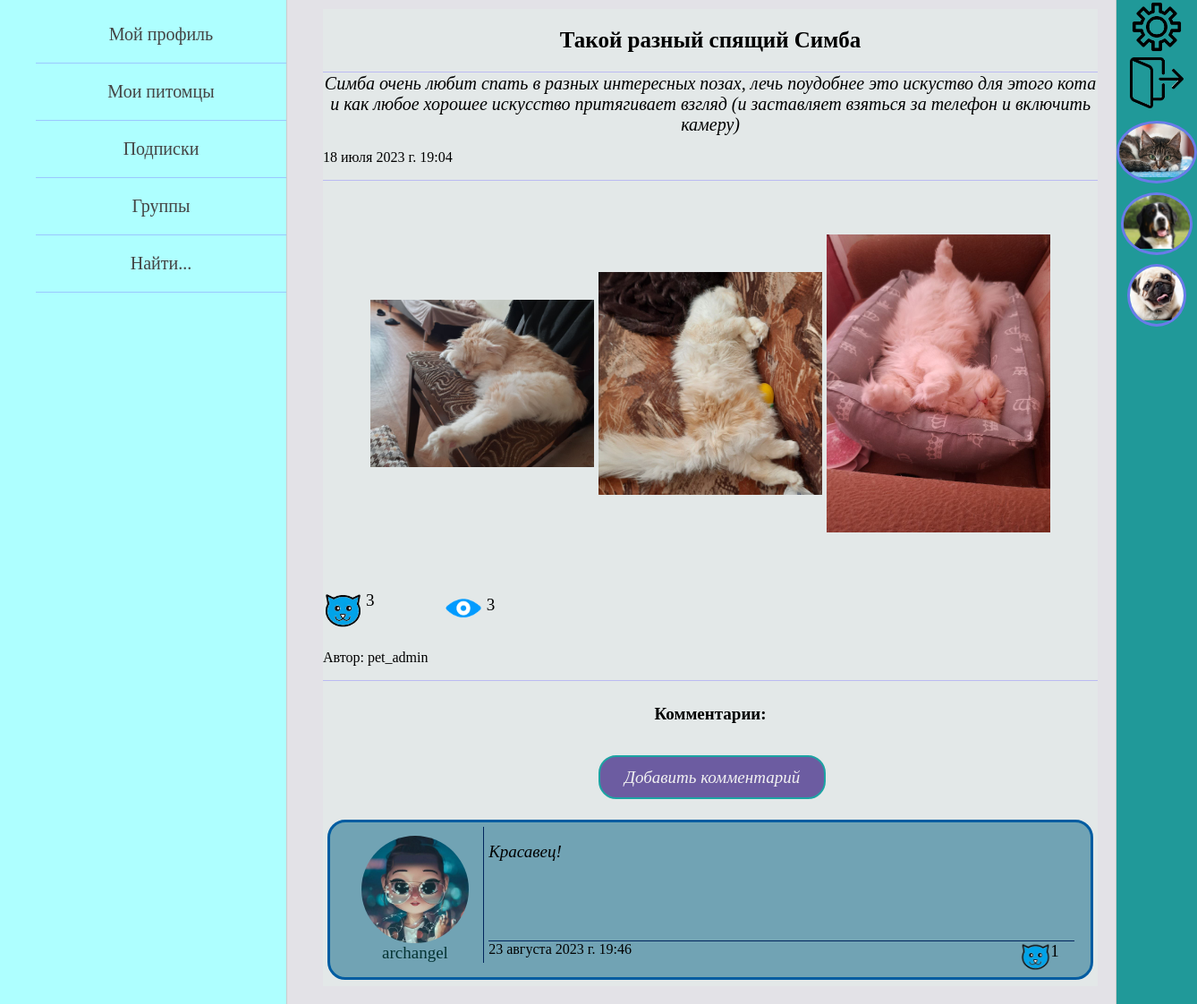
Page /posts/2/ (signed in) on the committed database.
### pet_owners/models.py (models this page shows, shortened)
class OwnerPost(models.Model):
    autor = models.ForeignKey(settings.AUTH_USER_MODEL, on_delete=models.CASCADE, verbose_name='автор поста')
    title = models.CharField(max_length=105, blank=True, verbose_name='заголовок')
    text_of_post = models.TextField(max_length=2000, verbose_name='текст поста')
    animals = models.ManyToManyField(Animal, related_name='posts',
                                     verbose_name='питомцы в посте')
    is_published = models.BooleanField(default=True)
    date_create = models.DateTimeField(auto_now_add=True, verbose_name='дата создания поста')
    views = models.ManyToManyField(settings.AUTH_USER_MODEL, related_name='views', verbose_name='просмотры')
    likes = models.ManyToManyField(settings.AUTH_USER_MODEL, related_name='likes', verbose_name='лайки')
    class Meta:
        verbose_name = 'Пост пользователя'
        verbose_name_plural = 'Посты пользователей'
        ordering = ['-date_create']

class PostImage(models.Model):
    img = models.ImageField(upload_to="img_of_post/%Y/%m/%d/", verbose_name='изображение')
    post = models.ForeignKey(OwnerPost, on_delete=models.CASCADE, related_name='images', verbose_name='пост')
    owner = models.ForeignKey(settings.AUTH_USER_MODEL, on_delete=models.CASCADE, verbose_name='владелец фото')

class Owner(AbstractUser):
    date_of_birth = models.DateField(blank=True, verbose_name='дата рождения пользователя', null=True)
    avatar = models.ImageField(upload_to="owners_photos/%Y/%m/%d/", blank=True,
                               verbose_name='фото пользователя', null=True)
    about_myself = models.TextField(max_length=520, blank=True, verbose_name='о себе', null=True)
    instagram = models.URLField(blank=True, verbose_name='инстаграм', null=True)
    vkontakte = models.URLField(blank=True, verbose_name='вконтакте', null=True)
    youtube = models.URLField(blank=True, verbose_name='ютуб', null=True)
    full_name_is_hidden = models.BooleanField(default=True)
    date_of_birth_is_hidden = models.BooleanField(default=True)
    def get_absolute_url(self):
        return reverse('profile_home', kwargs={'id': self.pk})

class PostComment(models.Model):
    author = models.ForeignKey(settings.AUTH_USER_MODEL, related_name='comments',
                               on_delete=models.CASCADE, verbose_name='автор комментария', null=True)
    comment = models.TextField(max_length=550, verbose_name='комментарий')
    date_create = models.DateTimeField(auto_now_add=True, verbose_name='дата')
    post = models.ForeignKey(OwnerPost, on_delete=models.CASCADE, related_name='comments', verbose_name='пост')
    likes = models.ManyToManyField(settings.AUTH_USER_MODEL, related_name='comments_likes', verbose_name='лайки')

class Animal(models.Model):
    GENDER = (
        ("мальчик", "мальчик"),
        ("девочка", "девочка")
    )
    name_of_animal = models.CharField(max_length=55, verbose_name='имя питомца')
    pet_owner = models.ForeignKey(settings.AUTH_USER_MODEL, on_delete=models.CASCADE, verbose_name='владелец')
    category_of_animal = models.ForeignKey(AnimalCategory, on_delete=models.PROTECT, verbose_name='вид')
    animal_breed = models.CharField(max_length=100, blank=True, verbose_name='порода питомца')
    date_of_animal_birth = models.DateField(verbose_name='дата рождения питомца', blank=True, null=True)
    sex = models.CharField(max_length=7, choices=GENDER, verbose_name='пол', null=True)
    animal_photo = models.ImageField(upload_to="animals_photos/%Y/%m/%d/", verbose_name='фото питомца')
    about_pet = models.TextField(max_length=520, verbose_name='о питомце')
    class Meta:
        verbose_name = 'Питомец'
        verbose_name_plural = 'Питомцы'

### posts/views.py (the view)
# urls.py: path('<int:post_id>/', ShowPost.as_view(), name='post'),
class ShowPost(DataMixin, DetailView):
    model = OwnerPost
    template_name = 'posts/post_page.html'
    context_object_name = 'post'
    pk_url_kwarg = 'post_id'
    def get_context_data(self, *, object_list=None, **kwargs):
        context = super().get_context_data(**kwargs)
        post = self.model.objects.get(pk=self.kwargs['post_id'])
        context['title'] = post.title
        context.update(self.get_left_menu())
        auth_user = self.request.user
        context.update(self.get_right_menu(auth_user))
        context['data_for_post'] = self.get_data_for_post([post], auth_user, all_images=True)
        self.add_one_view_for_post(post, auth_user)
        comments = PostComment.objects.filter(post=post)
        context['comments'] = comments
        context['likes_for_comments'] = self.get_likes_for_comments(comments, auth_user)
        return context

### posts/templates/posts/post_page.html (shortened to what this page needs)
{% extends 'pet_owners/base.html' %}
{% load pet_owners_tags %}
{% block content %}
{% get_data_for_post post.title data_for_post as post_data %}
<table border=0 cellpadding="0" cellspacing="0" class="post_table">
<tr class="post_title_detail">
    <td>{{post.title}}</td>
<tr class="post_text_detail">
    <td>{{post.text_of_post}}</td>
<tr class="post_datetime_detail">
    <td>{{post.date_create}}</td>
{% if post_data.img|length > 0 %}
    <tr class="imgs_in_post_detail">
        <td>
        {% for img in post_data.img %}
            <div class="imgs_in_post_detail">
                <a href="{{img.img.url}}">
                    <img src="{{img.img.url}}" width=250>
                </a>
            </div>
        {% endfor %}
        </td>
    </tr>
{% endif %}
<tr class="likes_views_post_detail">
    <td>
        {% show_likes_and_views post post_data 'post_detail' post.pk %}
    </td>
<tr class="post_autor_detail">
    <td>Автор: {{post.autor}}</td>
</table>
<div class="comments_title"><h4>Комментарии:</h4></div>
<div class="create_comment_zone">
    <div class="create_comment_button">
        <a href="{% url 'add_comment' post.pk 'for-user-post' %}">Добавить комментарий</a>
    </div>
</div>
<div class="all_comments">
    {% for comm in comments %}
        <div class="some_comment">
            <div class="author_info">
                <a href="{{ comm.author.get_absolute_url }}">
                    <div class="author_avatar">
                        <img src="{{comm.author.avatar.url}}" height=120>
                    </div>
                    <div>{{comm.author.username}}</div>
                </a>
            </div>
            <div class="comment_info">
                <div class="edit_delete_buttons_comm">
                </div>
                <div class="comment_text">
                    {{comm.comment}}
                </div>
                <div class="comment_extra_data">
                    <div class="date_of_comment">
                        {{comm.date_create}}
                    </div>
                    {% show_likes_for_comment comm.pk likes_for_comments as comment_like %}
                    <div class="likes_of_comment">
                        <div class="img_like">
                        <a href="{% url 'like_for_comment' post.pk comm.pk 'for-user-post' %}">
                            {% if comment_like %}
                                <img src="/static/pet_owners/images/active_like.png" width="35">
                            {% else %}
                                <img src="/static/pet_owners/images/like.png" width="35">
                            {% endif %}
                        </a>
                        </div>
                        <div class="like_count">{{comm.likes.count}}</div>
                    </div>
                </div>
            </div>
        </div>
    {% endfor %}
</div>
{% endblock %}

### pet_owners/templates/pet_owners/base.html (shortened to what this page needs)
{% load static %}
<!DOCTYPE html>
<html lang="en">
<head>
    <link type="text/css" href="{% static 'pet_owners/css/styles.css' %}" rel="stylesheet" />
</head>
<body>
<table class="table-page" border=0 cellpadding="0" cellspacing="0">
<tr>
    <td valign="top" class="left-chapters">
        <ul id="leftchapters">
            {% for el_menu in left_menu %}
                {% if request.user.is_authenticated %}
                    {% if el_menu.url_name|length == 2 %}
                        <li><a href="{% url el_menu.url_name.0 el_menu.url_name.1 %}">
                            {{el_menu.title}}
                        </a></li>
                    {% else %}
                        <li><a href="{% url el_menu.url_name.0 %}">
                            {{el_menu.title}}
                        </a></li>
                    {% endif %}
                {% else %}
                    <li><a href="{% url el_menu.url_name %}">{{el_menu.title}}</a></li>
                {% endif %}
            {% endfor %}
        </ul>
    </td>
    <td valign="top" class="content">
        <div class="content-text">
            {% block content %}
            {% endblock %}
        </div>
    </td>
    <td valign="top" class="right-chapters">
        <table border=0 cellpadding="0" cellspacing="0">
            {% if request.user.is_authenticated %}
            <tr class="settings_button"><td>
                <a href="{% url 'profile-settings' request.user.id %}">
                    <img src="/static/pet_owners/images/settings_img.png" width="60">
                </a>
            </td></tr>
            <tr class="logout_button"><td>
                <a href="{% url 'logout' %}">
                    <img src="/static/pet_owners/images/exit.png" width="60">
                </a>
            </td></tr>
            {% for sub in animals_for_right_menu %}
                <tr class="right_sub_button"><td>
                    <a href="{% url 'animal_posts' sub.pk %}">
                        <div class="sub_avatar">
                            <img src="{{sub.animal_photo.url}}" height=60>
                        </div>
                    </a>
                </td></tr>
            {% endfor %}
            {% endif %}
        </table>
    </td>
</tr>
</table>
</body>
</html>

### pet_owners/templates/pet_owners/likes_and_views_for_posts.html
<div class="post_likes">
    <div class="img_like">
    <a href="{% url 'like_for_post' post.pk name_page_for_likes object_id %}">
        {% if post_data.is_liked %}
            <img src="/static/pet_owners/images/active_like.png" width="45">
        {% else %}
            <img src="/static/pet_owners/images/like.png" width="45">
        {% endif %}
    </a>
    </div>
    <div class="like_count">{{post.likes.count}}</div>
</div>
<div class="post_views">
    <div class="img_view">
        <img src="/static/pet_owners/images/view.png" width="45">
    </div>
    <div class="view_count">{{post.views.count}}</div>
</div>

### rows in the picture
OwnerPost: title "Такой разный спящий Симба", text_of_post "Симба очень любит спать в разных интересных позах, лечь поудобнее это искуство для этого кота и как любое хорошее искусство притягивает взгляд (и заставляет взяться за телефон и включить камеру)", date_create "18 июля 2023 г. 19:04", likes.count "3", views.count "3", autor "pet_admin"
PostImage: img (picture)
PostImage: img (picture)
PostImage: img (picture)
PostComment: author.avatar (picture), author.username "archangel", comment "Красавец!", date_create "23 августа 2023 г. 19:46", likes.count "1"
Animal: animal_photo (picture)
Animal: animal_photo (picture)
Animal: animal_photo (picture)

### other values in the picture
{{ el_menu.title }} "Мой профиль" "Подписки" "Найти..."
{{ el_menu.title }} "Мои питомцы" "Группы"
